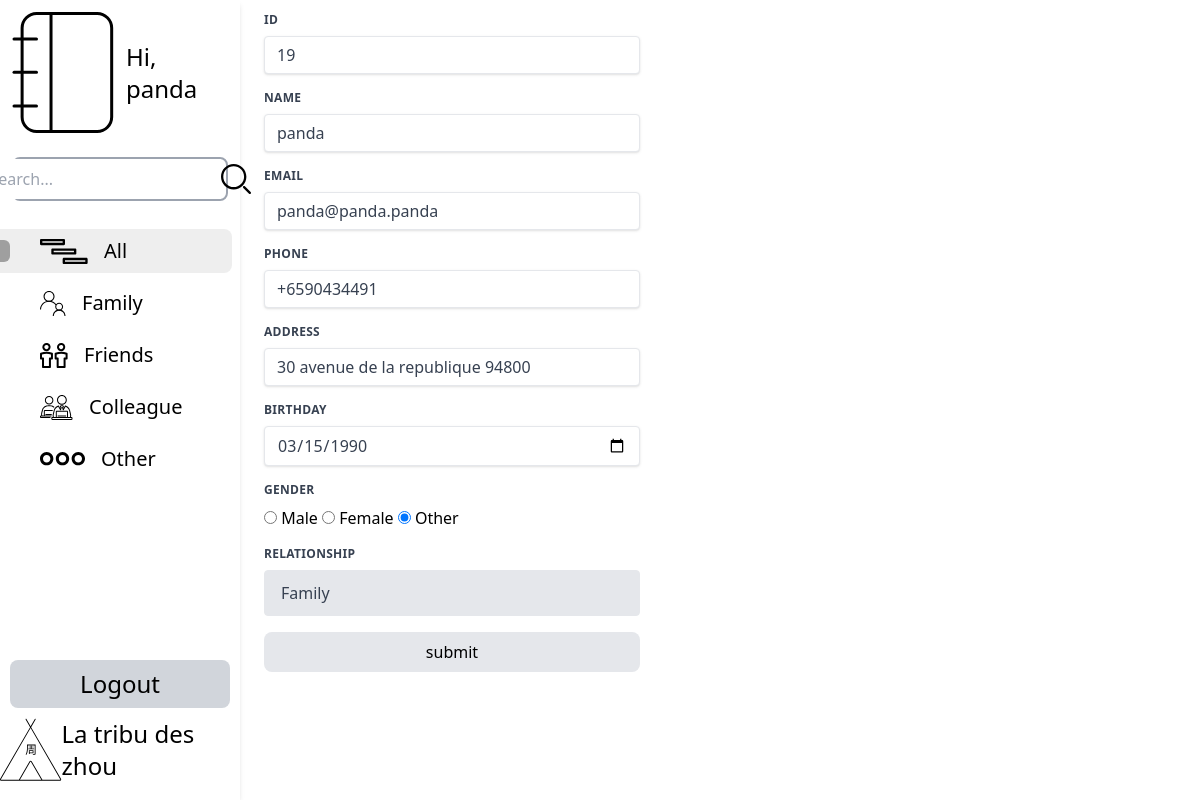
The page /edit.php?id=19 (signed in) on the database its author committed.
### tables this page shows
CREATE TABLE `contacts` (
  `id` int NOT NULL AUTO_INCREMENT,
  `username` varchar(255) DEFAULT NULL,
  `phoneNumber` varchar(255) DEFAULT NULL,
  `email` varchar(255) DEFAULT NULL,
  `address` varchar(255) DEFAULT NULL,
  `gender` varchar(255) DEFAULT NULL,
  `relationship` varchar(255) DEFAULT NULL,
  `dateOfBirth` date DEFAULT NULL,
  PRIMARY KEY (`id`)
);

### edit.php (the view, shortened to what this page needs)
<!DOCTYPE html>
<html lang="en">
<head>
    <script src="https://cdn.tailwindcss.com"></script>
</head>
<body class="h-screen w-screen overflow-hidden font-extralight flex flex-col justify-center items-center">
<?php
$name = '';
$email ='';
$phone = '';
$address = '';
$gender = '';
$relationship = '';
$dateOfBirth = '';
include "sources/conn.php";
$id = $_GET['id'];
$sql = "SELECT * FROM contacts WHERE id = $id";
$result = mysqli_query($conn, $sql);
if (mysqli_num_rows($result) > 0) {
    while ($row = mysqli_fetch_assoc($result)) {
        $id = $row['id'];
        $name = $row['username'];
        $email = $row['email'];
        $phone = $row['phoneNumber'];
        $address = $row['address'];
        $gender = $row['gender'];
        $relationship = $row['relationship'];
        $dateOfBirth = $row['dateOfBirth'];
    }
}else{
    die('<script>alert("failed to retrieve data");location.href="index.php";</script>');
}
if(isset($_SESSION['user_id'])){ ?>
    <div class="w-full h-full flex">
        <div class="w-1/5 h-full bg-white mb-10 shadow-md ">
            <div class="w-full h-full relative flex flex-col justify-end ">
                <div class="w-full h-full relative flex flex-col">
                    <div class="flex items-center">
                        <a href="index.php">
                        </a>
                        <p class="text-2xl">
                            Hi,<br/>
                            <?php echo $_SESSION['username']; ?>
                        </p>
                    </div>
                    <form class="border-2 border-gray-400 rounded-lg focus:outline-none focus:border-gray-500 m-3 flex items-center justify-center" action="index.php?filter='search'" method="post">
                        <input type="text" name="search" placeholder="Search..." class="h-10 outline-none">
                        <button type="submit">
                        </button>
                    </form>
                    <div class="flex flex-col gap-2 mt-4">
                        <a href="index.php" class="category-list-box <?php
                        $filter = $_GET['filter'] ?? 'all';
                        if($filter == 'all'){
                            echo ' category-list-box-focus';
                        }
                        ?>">
                            <svg class="absolute left-0 <?php
                            $filter = $_GET['filter'] ?? 'all';
                            if($filter != 'all'){
                                echo ' hidden';
                            }
                            ?>" width="10" height="22" viewBox="0 0 10 22" fill="none" xmlns="http://www.w3.org/2000/svg">
                                <rect x="-10" width="20" height="22" rx="6" fill="#9F9F9F"/>
                            </svg>
                            <p class="category-list-text">All</p>
                        </a>
                        <a href="index.php?filter=family" class="category-list-box <?php
                        $filter = $_GET['filter'] ?? 'all';
                        if($filter == 'family'){
                            echo ' category-list-box-focus';
                        }
                        ?>">
                            <p class="category-list-text">Family</p>
                        </a>
                        <a href="index.php?filter=friend" class="category-list-box <?php
                        $filter = $_GET['filter'] ?? 'all';
                        if($filter == 'friend'){
                            echo ' category-list-box-focus';
                        }
                        ?>">
                            <p class="category-list-text">Friends</p>
                        </a>
                        <a href="index.php?filter=colleague" class="category-list-box <?php
                        $filter = $_GET['filter'] ?? 'all';
                        if($filter == 'colleague'){
                            echo ' category-list-box-focus';
                        }
                        ?>">
                            <p class="category-list-text">Colleague</p>
                        </a>
                        <a href="index.php?filter=other" class="category-list-box <?php
                        $filter = $_GET['filter'] ?? 'all';
                        if($filter == 'other'){
                            echo ' category-list-box-focus';
                        }
                        ?>">
                            <p class="category-list-text">Other</p>
                        </a>
                    </div>
                </div>
                <a href="user/logout.php" class="block bg-gray-300 py-2 w-11/12 rounded-lg mb-3 hover:bg-gray-200 self-center">
                    <p class="text-center text-2xl w-full">Logout</p>
                </a>
                <a href="index.php" class="w-full pb-5 flex justify-center items-center h-20">
                    <p class="text-2xl">
                        La tribu des zhou
                    </p>
                </a>
            </div>
        </div>
        <form class="m-3 md:w-2/3 lg:w-1/3" action="sources/update.php?id=<?php echo $id ?>" method="post">
            <div class="w-full px-3 mb-4">
                <label class="block uppercase tracking-wide text-gray-700 text-xs font-bold mb-2" for="userid">
                    Id
                </label>
                <input readonly value="<?php echo ($id)?:"" ?>" class="shadow appearance-none border rounded w-full py-2 px-3 text-gray-700 leading-tight focus:outline-none focus:shadow-outline" id="userid" type="text" name="userid" placeholder="id">
            </div>
            <div class="w-full px-3 mb-4">
                <label class="block uppercase tracking-wide text-gray-700 text-xs font-bold mb-2" for="name">
                    Name
                </label>
                <input value="<?php echo ($name)?:"" ?>" class="shadow appearance-none border rounded w-full py-2 px-3 text-gray-700 leading-tight focus:outline-none focus:shadow-outline" id="name" type="text" name="name" placeholder="Name">
            </div>
            <div class="w-full px-3 mb-4">
                <label class="block uppercase tracking-wide text-gray-700 text-xs font-bold mb-2" for="email">
                    Email
                </label>
                <input value="<?php echo ($email)?:"" ?>" class="shadow appearance-none border rounded w-full py-2 px-3 text-gray-700 leading-tight focus:outline-none focus:shadow-outline" id="email" type="text" name="email" placeholder="Email">
            </div>
            <div class="w-full px-3 mb-4">
                <label class="block uppercase tracking-wide text-gray-700 text-xs font-bold mb-2" for="phoneNumber">
                    Phone
                </label>
                <input value="<?php echo ($phone)?:"" ?>" class="shadow appearance-none border rounded w-full py-2 px-3 text-gray-700 leading-tight focus:outline-none focus:shadow-outline" id="phoneNumber" type="text" name="phoneNumber" placeholder="Phone">
            </div>
            <div class="w-full px-3 mb-4">
                <label class="block uppercase tracking-wide text-gray-700 text-xs font-bold mb-2" for="address">
                    Address
                </label>
                <input value="<?php echo ($address)?:"" ?>" class="shadow appearance-none border rounded w-full py-2 px-3 text-gray-700 leading-tight focus:outline-none focus:shadow-outline" id="address" type="text" name="address" placeholder="Address">
            </div>
            <div class="w-full px-3 mb-4">
                <label class="block uppercase tracking-wide text-gray-700 text-xs font-bold mb-2" for="birthday">
                    Birthday
                </label>
                <input class="shadow appearance-none border rounded w-full py-2 px-3 text-gray-700 leading-tight focus:outline-none focus:shadow-outline" id="birthday" type="date" name="birthday" placeholder="Birthday" value="<?php echo ($dateOfBirth)?$dateOfBirth:"" ?>">
            </div>
            <div class="w-full px-3 mb-4">
                <label class="block uppercase tracking-wide text-gray-700 text-xs font-bold mb-2" >
                    Gender
                </label>
                <input <?php echo ($gender == 'male')?"checked":"" ?> type="radio" id="male" name="gender" value="male">
                <label for="male">Male</label>
                <input <?php echo ($gender == 'female')?"checked":"" ?> type="radio" id="female" name="gender" value="female">
                <label for="female">Female</label>
                <input <?php echo ($gender == 'other')?"checked":"" ?> type="radio" id="other" name="gender" value="other">
                <label for="other">Other</label>
            </div>
            <div class="w-full px-3 mb-4">
                <label class="block uppercase tracking-wide text-gray-700 text-xs font-bold mb-2" for="relationship">
                    Relationship
                </label>
                <select class="block appearance-none w-full bg-gray-200 border border-gray-200 text-gray-700 py-3 px-4 pr-8 mb-2 rounded leading-tight focus:outline-none" name="relationship" id="relationship">
                    <?php
                    echo '<option '.(($relationship == 'family')?"selected":"").' value="family">Family</option>';
                    ?>
                </select>
            </div>
            <div class="w-full px-3 mb-4">
                <input type="submit" value="submit" class="block hover:bg-gray-300 w-full px-4 py-2 rounded-lg font-medium bg-gray-200 border-gray-400">
            </div>
        </form>
    </div>
<?php }else{
    header('Location: /index.php');
} ?>
</body>
</html>

### rows shown on the page
contacts: userid "19", name "panda", email "panda@panda.panda", phoneNumber "+6590434491", address "30 avenue de la republique 94800", birthday "03/15/1990", gender "☐ Male", gender "☐ Female", gender "☑ Other", relationship "Family"

### other values the page prints
$_SESSION['username'] "panda"
